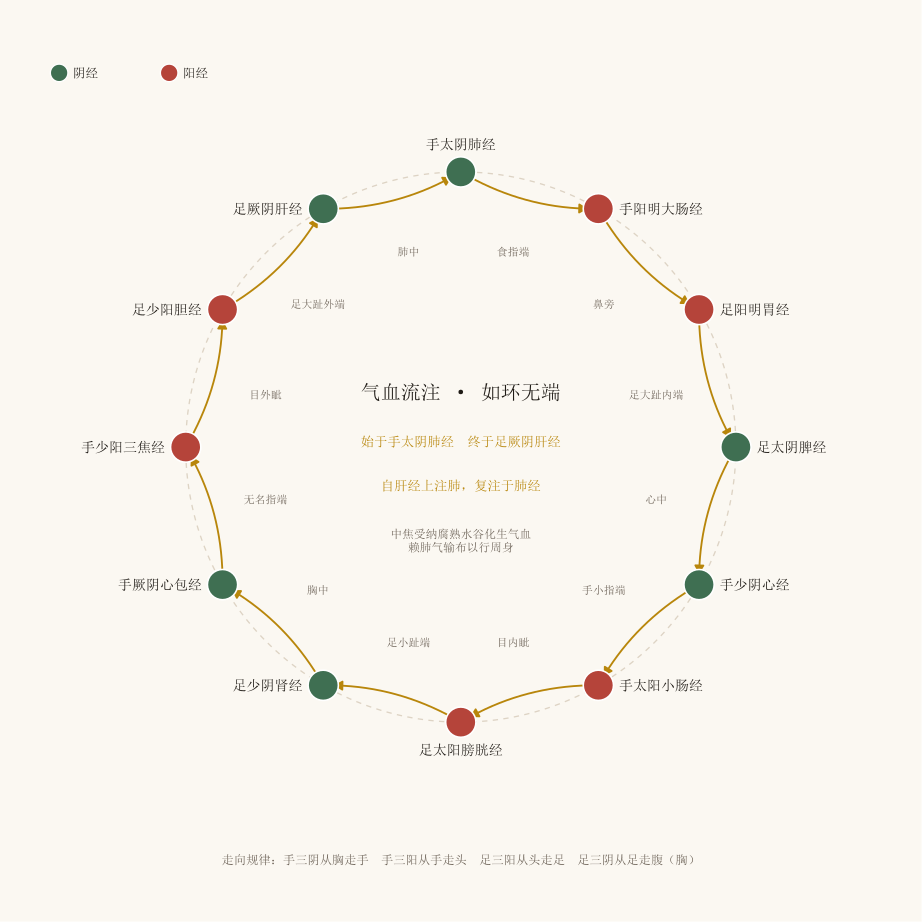

The Python source for this figure:
# -*- coding: utf-8 -*-
"""图 1-2 十二经脉气血流注次序（如环无端）

内容依据：textbooks/03-zhenjiu/01-jingluo-xue/01-第1章-经络概述.md §1.2.2
  · 次序原文「始于手太阴肺经……再交足阳明胃经、足太阴脾经……手厥阴心包经、
    手少阳三焦经、足少阳胆经、足厥阴肝经，自肝经上注肺，再返回至肺经」
  · 十二个交接部位逐条取自 §1.2.2.1 交接规律三则（四肢末端 / 头面 / 胸中）
  · 走向规律取自同节《灵枢·逆顺肥瘦》引文

为什么用环形而不是流程图：流注是闭合循环，线性排列会把「复注于肺」这个关键事实
画成一条断掉的箭头。环上相邻两经之间的弧即一次交接，标注交接部位。
"""

import numpy as np
import matplotlib.pyplot as plt
from matplotlib.patches import Circle, FancyArrowPatch

from tcm_figure import canvas, save, INK, MUTED, LINE, WUXING

# (经名, 手足, 阴阳, 与下一经的交接部位)
MERIDIANS = [
    ("手太阴肺经", "手", "阴", "食指端"),
    ("手阳明大肠经", "手", "阳", "鼻旁"),
    ("足阳明胃经", "足", "阳", "足大趾内端"),
    ("足太阴脾经", "足", "阴", "心中"),
    ("手少阴心经", "手", "阴", "手小指端"),
    ("手太阳小肠经", "手", "阳", "目内眦"),
    ("足太阳膀胱经", "足", "阳", "足小趾端"),
    ("足少阴肾经", "足", "阴", "胸中"),
    ("手厥阴心包经", "手", "阴", "无名指端"),
    ("手少阳三焦经", "手", "阳", "目外眦"),
    ("足少阳胆经", "足", "阳", "足大趾外端"),
    ("足厥阴肝经", "足", "阴", "肺中"),
]

YIN = "#3f6f52"
YANG = "#b5443a"

fig, ax = canvas(9.6, 9.6)
ax.set_aspect("equal")
ax.axis("off")
ax.set_xlim(-1.62, 1.62)
ax.set_ylim(-1.62, 1.52)

R = 1.0
n = len(MERIDIANS)
angles = [np.pi / 2 - i * 2 * np.pi / n for i in range(n)]     # 自上而下顺时针
pts = [(R * np.cos(a), R * np.sin(a)) for a in angles]

# ── 环与节点 ──
ax.add_patch(Circle((0, 0), R, fill=False, edgecolor=LINE, lw=1.0, ls=(0, (4, 4))))

for i, (name, hand, yy, _) in enumerate(MERIDIANS):
    x, y = pts[i]
    color = YIN if yy == "阴" else YANG
    ax.add_patch(Circle((x, y), 0.055, facecolor=color, edgecolor="white", lw=1.2, zorder=4))

    # 经名向外排，按象限调整对齐，避免压到环上
    ca, sa = np.cos(angles[i]), np.sin(angles[i])
    if ca > 0.35:
        tx, ha = x + 0.075, "left"
    elif ca < -0.35:
        tx, ha = x - 0.075, "right"
    else:
        tx, ha = x, "center"
    ty = y + (0.075 if sa >= 0 else -0.075) if abs(ca) <= 0.35 else y
    va = "bottom" if (abs(ca) <= 0.35 and sa >= 0) else ("top" if abs(ca) <= 0.35 else "center")
    ax.text(tx, ty, name, ha=ha, va=va, fontsize=10.5, color=INK, zorder=5)

# ── 相邻两经之间的流注弧与交接部位 ──
for i in range(n):
    j = (i + 1) % n
    mid = (angles[i] + angles[j]) / 2 if i != n - 1 else (angles[i] + angles[0] - 2 * np.pi) / 2
    # 弧线
    arr = FancyArrowPatch(
        pts[i], pts[j],
        connectionstyle=f"arc3,rad=0.14",
        arrowstyle="-|>,head_length=5,head_width=3",
        color=WUXING["土"], lw=1.4, zorder=2,
        shrinkA=7, shrinkB=8,
    )
    ax.add_patch(arr)
    # 交接部位写在环内
    lx, ly = 0.735 * np.cos(mid), 0.735 * np.sin(mid)
    ax.text(lx, ly, MERIDIANS[i][3], ha="center", va="center", fontsize=8.2, color=MUTED, zorder=3)

# ── 环心说明 ──
ax.text(0, 0.20, "气血流注 · 如环无端", ha="center", va="center", fontsize=15, color=INK)
ax.text(0, 0.02, "始于手太阴肺经　终于足厥阴肝经", ha="center", va="center", fontsize=10, color=WUXING["土"])
ax.text(0, -0.14, "自肝经上注肺，复注于肺经", ha="center", va="center", fontsize=10, color=WUXING["土"])
ax.text(0, -0.34, "中焦受纳腐熟水谷化生气血\n赖肺气输布以行周身", ha="center", va="center", fontsize=8.8, color=MUTED)

# ── 图例与走向规律 ──
ax.add_patch(Circle((-1.46, 1.36), 0.032, facecolor=YIN, edgecolor="white", lw=1))
ax.text(-1.41, 1.36, "阴经", va="center", fontsize=9.5, color=INK)
ax.add_patch(Circle((-1.06, 1.36), 0.032, facecolor=YANG, edgecolor="white", lw=1))
ax.text(-1.01, 1.36, "阳经", va="center", fontsize=9.5, color=INK)

ax.text(0, -1.50,
        "走向规律：手三阴从胸走手　手三阳从手走头　足三阳从头走足　足三阴从足走腹（胸）",
        ha="center", va="center", fontsize=9.2, color=MUTED)

save(fig)
